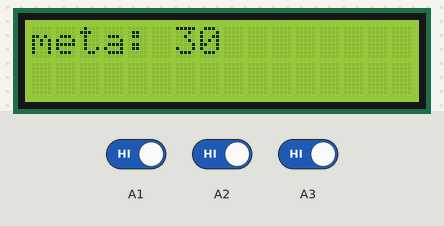
Bench run of a sketch on a simulated Arduino Uno, built with avr-gcc and run on an emulated ATmega328P. On the bench: 16×2 character LCD. The inputs (shaded band) are chosen by the test bench; at power-on: A2 HIGH, A1 HIGH, A3 HIGH. What the sketch prints to the serial monitor is not drawn.

Above: at 1.2 s.
1.3 s: A2 driven LOW
At 1.7 s:
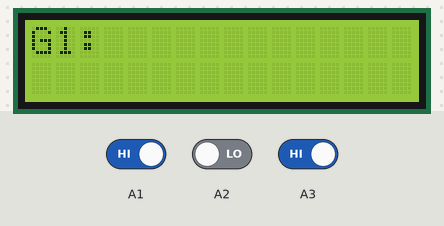
3.8 s: A1 driven LOW
At 5.2 s:
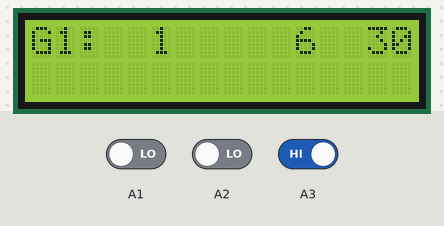
5.5 s: A1 driven HIGH
At 5.9 s:
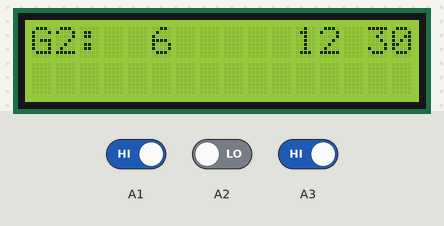
7.0 s: A3 driven LOW
At 7.6 s:
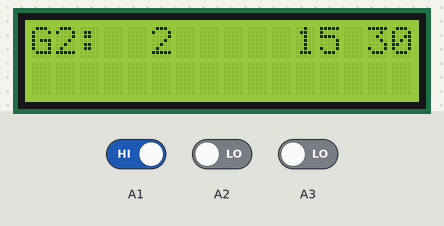
8.5 s: A3 driven HIGH
At 8.9 s:
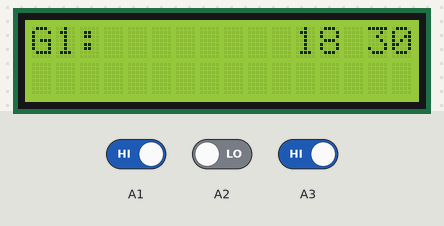
10.0 s: A2 driven HIGH
At 10.8 s:
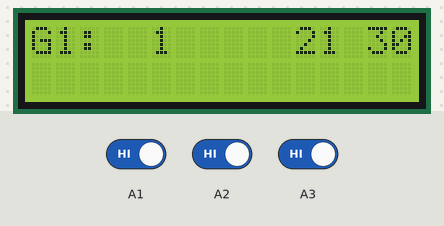
Timing chart, 0 to 12.6 s (numbered marks = the images above; inputs shaded):
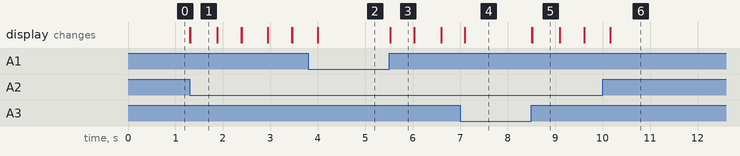

The sketch:

AngelaGame.ino
```cpp
#include <LiquidCrystal_I2C.h>
LiquidCrystal_I2C lcd(0x3f, 16, 2);   //16 colonne, 2 righe

int meta = 30;
bool primavolta = true;
int mossagiocata = 0;
bool giocatore1 = false;//da sistemare sulle funzioni per capire che è stato l'ultimo a cliccare
int somma = 0;
String mosse = "123456";
void setup() {
  for (int i = 0; i < 7; i++) {
    mosse[i] = i + 1;
  }
  Serial.begin(9600);
  pinMode(A0, INPUT);
  pinMode(A1, INPUT);
  pinMode(A2, INPUT);
  pinMode(A3, INPUT);
  lcd.init();
  lcd.backlight();
}


void loop() {
  if (primavolta) {
    contatore();
    lcd.clear();
  }
  else {
    Serial.println("Else");
    Serial.println("sM");

    RiempiStringa(mossagiocata);
    IniziaGiocatore1();
    somma = somma + mossagiocata;
    ScriviMeta();
    if(!VediChiHaVinto()){
    IniziaGiocatore2();
    somma = somma + mossagiocata;
    ScriviMeta();
    VediChiHaVinto();
    }
  }
}

void ScriviMeta()
{
  if (meta == 100){
    lcd.setCursor(13, 0);
  lcd.print(/*somma + "/" + */meta);
  lcd.setCursor(10, 0);
lcd.print(somma);
  }
  else{
    lcd.setCursor(14, 0);
  lcd.print(/*somma + "/" + */meta);
  lcd.setCursor(11, 0);
  lcd.print(somma);
  }
}

void contatore() {
  primavolta = false;
  int flag = 0;


  while (flag == 0) {
    lcd.setCursor(0, 0);
    lcd.print("meta:");
    lcd.setCursor(6, 0);
    lcd.print(meta);
    if (digitalRead(A3) == LOW) {
      meta++;
      delay(250);
      lcd.setCursor(6, 0);
      lcd.print(meta);
      Serial.println("piu");
    }


    if (digitalRead(A1) == LOW) {
      meta--;
      delay(250);
      lcd.setCursor(6, 0);
      lcd.print(meta);
      Serial.println("meno");
    }

    if (meta == 101) {
      meta = 100;
      lcd.setCursor(6, 0);
      lcd.print(meta);
    }
    if (meta == 29) {
      meta = 30;
      lcd.setCursor(6, 0);
      lcd.print(meta);
    }

    if (digitalRead(A2) == LOW) {
      flag = 1;
      lcd.setCursor(6, 0);
      lcd.print("");
    }
  }
}

void IniziaGiocatore1() {
  lcd.setCursor(0, 0);
  lcd.print("G1:");
  giocatore1 = true;
  String mosseDaFare = RiempiStringa(mossagiocata);
  Serial.print("mosseDaFare:");
  Serial.println(mosseDaFare);
  Serial.println("sei entrato su CambiaNumero");
  delay(500);
  int ind = 0;
  int flag = 0;

  lcd.setCursor(5, 0);
      lcd.print(String(mosseDaFare[0]).toInt());

  while (flag == 0) {
    if (digitalRead(A3) == LOW) {
      while(digitalRead(A3) == LOW){}
      ind++;
      Serial.println("sei su mosse[ind] inizio = false");

      if (ind >= mosseDaFare.length()) {
        ind = 0;
      }
      Serial.println(String(mosseDaFare[ind]).toInt());
      lcd.setCursor(5, 0);
      lcd.print(String(mosseDaFare[ind]).toInt());

    }
    if (digitalRead(A1) == LOW) {
      while(digitalRead(A1) == LOW){}
      ind--;
      Serial.println("sei su mosse[ind] inizio = true");

      if (ind < 0) {
        ind = mosseDaFare.length()-1;
      }
      Serial.println(String(mosseDaFare[ind]).toInt());
      lcd.setCursor(5, 0);
      lcd.print(String(mosseDaFare[ind]).toInt());

    }
    if (digitalRead(A2) == LOW) {
      mossagiocata = String(mosseDaFare[ind]).toInt();
      Serial.println(mossagiocata);
      flag = 1;
      lcd.setCursor(6, 0);
      lcd.print("");
    }
  }

}


void IniziaGiocatore2() {
  lcd.setCursor(0, 0);
  lcd.print("G2:");
  giocatore1 = false;
  String mosseDaFare = RiempiStringa(mossagiocata);
  Serial.print("mosseDaFare:");
  Serial.println(mosseDaFare);
  delay(500);
  int ind = 0;
  int flag = 0;
  lcd.setCursor(5, 0);
      lcd.print(String(mosseDaFare[0]).toInt());
  while (flag == 0) {

    if (digitalRead(A3) == LOW) {
      while(digitalRead(A3) == LOW){}
      ind++;
      Serial.println("sei su mosse[ind] inizio = true");

      if (ind >= mosseDaFare.length()) {
        ind = 0;
      }
      Serial.println(String(mosseDaFare[ind]).toInt());
      lcd.setCursor(5, 0);
      lcd.print(String(mosseDaFare[ind]).toInt());

    }

    if (digitalRead(A1) == LOW) {
      while(digitalRead(A1) == LOW){}
      ind--;
      Serial.println("sei su mosse[ind] inizio = true");

      if (ind < 0) {
        ind = mosseDaFare.length()-1;
      }
      Serial.println(String(mosseDaFare[ind]).toInt());
      lcd.setCursor(5, 0);
      lcd.print(String(mosseDaFare[ind]).toInt());

    }
    if (digitalRead(A2) == LOW) {
      mossagiocata = String(mosseDaFare[ind]).toInt();
      Serial.println(mossagiocata);
      lcd.clear();
      return;
    }
  }
}

String RiempiStringa(int n){
  Serial.println("sei su RiempiStringa");
  String mossetolte = "    ";
  String mossetot = "      ";
  if (n == 1 || n == 6){
    mossetolte[0] = '2';
    mossetolte[1] = '3';
    mossetolte[2] = '4';
    mossetolte[3] = '5';
    return mossetolte;
    }
  if (n == 2 || n == 5){
    mossetolte[0] = '1';
    mossetolte[1] = '3';
    mossetolte[2] = '4';
    mossetolte[3] = '6';
    return mossetolte;
    }
  if (n == 3 || n == 4){
    mossetolte[0] = '1';
    mossetolte[1] = '2';
    mossetolte[2] = '5';
    mossetolte[3] = '6';
    return mossetolte;
    }
    if(n == 0){
    mossetot[0] = '1';
    mossetot[1] = '2';
    mossetot[2] = '3';
    mossetot[3] = '4';
    mossetot[4] = '5';
    mossetot[5] = '6';
    Serial.println("n == 0");
    Serial.println(String(mossetot.length()));
    return mossetot;
    }
}


bool VediChiHaVinto()
{
  Serial.println("s: " + somma);
  Serial.print("m: " + meta);
  if (somma == meta){
    if(giocatore1){
      Serial.print("sumg1");
      lcd.setCursor(0, 0);
      lcd.print("G1 vince");
      return true;
    }
    else{
      Serial.print("sumg2");
      lcd.setCursor(0, 0);
      lcd.print(" G2 vince");
      return true;
    }
  }
  if (somma > meta){
     if(giocatore1){
      //Serial.print("somma>meta");
      lcd.setCursor(0, 0);
      lcd.print("G2 vince");
      return true;
    }
    else{
      //Serial.print("somma>meta");
      lcd.setCursor(0, 0);
      lcd.print("G1 vince");
      return true;
    }
  }
  return false;
}
```

Measured:
- after the input at 1.3 s, the display: first changes at once (image 1 shows a later state)
- after the input at 5.5 s, the display: changes at once (image 3)
- after the input at 8.5 s, the display: first changes at once (image 5 shows a later state)
- what the display in image 1 shows lasts 0.6 s, from 1.3 s to 1.9 s
- what the display in image 3 shows lasts 0.5 s, from 5.5 s to 6.0 s
